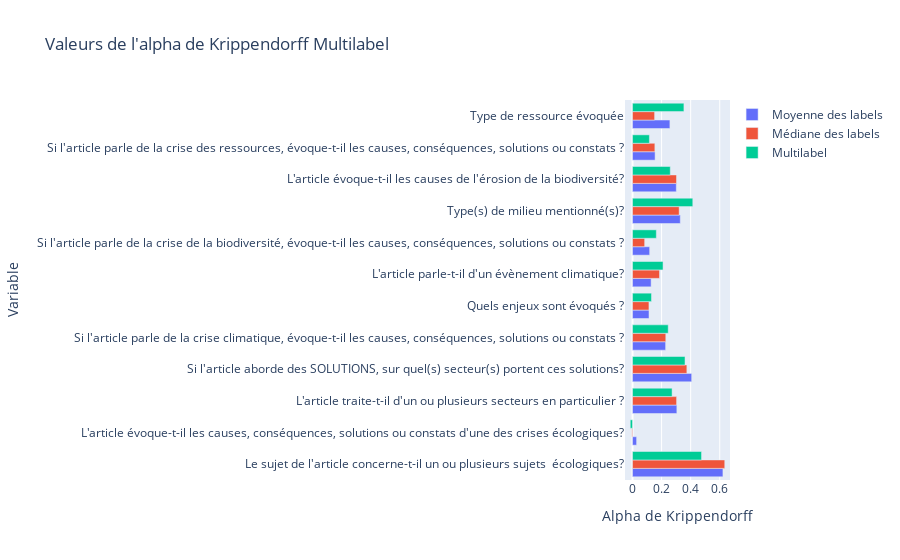

Write notebook code for a chart like this one.
### Code cell
# Valeur moyenne par type de variable
fig = go.Figure()

fig.add_trace(go.Bar(
    y=result_df["Variable"],
    x=result_df["Alpha de Krippendorff - Moyenne des labels"],
    name="Moyenne des labels",
    orientation='h',
    hovertemplate="Moyenne: %{x:.3f}"
))

fig.add_trace(go.Bar(
    y=result_df["Variable"],
    x=result_df["Alpha de Krippendorff - Médiane des labels"],
    name="Médiane des labels",
    orientation='h',
    hovertemplate="Médiane: %{x:.3f}"
))
fig.add_trace(go.Bar(
    y=result_df["Variable"],
    x=result_df["Alpha de Krippendorff - Multilabels"], 
    name="Multilabel",
    orientation='h',
    hovertemplate="Multilabel: %{x:.3f}"
))

fig.update_layout(
    title="Valeurs de l'alpha de Krippendorff Multilabel",
    xaxis_title="Alpha de Krippendorff",
    yaxis_title="Variable",
    barmode='group',
)

fig.show()

### Figure 1 — Plotly figure (JSON) as saved in the notebook; plotly's stock layout.template omitted (floating-point values rounded to 4 significant figures)
{"data": [{"hovertemplate": "Moyenne: %{x:.3f}", "name": "Moyenne des labels", "orientation": "h", "type": "bar", "x": [0.6219, 0.02813, 0.3049, 0.407, 0.2277, 0.1133, 0.1279, 0.1179, 0.3286, 0.3012, 0.1553, 0.2571], "y": ["Le sujet de l'article concerne-t-il un ou plusieurs sujets  écologiques?", "L'article évoque-t-il les causes, conséquences, solutions ou constats d'une des crises écologiques?", "L'article traite-t-il d'un ou plusieurs secteurs en particulier ?", "Si l'article aborde des SOLUTIONS, sur quel(s) secteur(s) portent ces solutions?", "Si l'article parle de la crise climatique, évoque-t-il les causes, conséquences, solutions ou constats ?", "Quels enjeux sont évoqués ?", "L'article parle-t-il d'un évènement climatique?", "Si l'article parle de la crise de la biodiversité, évoque-t-il les causes, conséquences, solutions ou constats ?", "Type(s) de milieu mentionné(s)?", "L'article évoque-t-il les causes de l'érosion de la biodiversité?", "Si l'article parle de la crise des ressources, évoque-t-il les causes, conséquences, solutions ou constats ?", "Type de ressource évoquée"]}, {"hovertemplate": "Médiane: %{x:.3f}", "name": "Médiane des labels", "orientation": "h", "type": "bar", "x": [0.6345, -0.004386, 0.3031, 0.3738, 0.2289, 0.1129, 0.1857, 0.08346, 0.3209, 0.3026, 0.1537, 0.1519], "y": ["Le sujet de l'article concerne-t-il un ou plusieurs sujets  écologiques?", "L'article évoque-t-il les causes, conséquences, solutions ou constats d'une des crises écologiques?", "L'article traite-t-il d'un ou plusieurs secteurs en particulier ?", "Si l'article aborde des SOLUTIONS, sur quel(s) secteur(s) portent ces solutions?", "Si l'article parle de la crise climatique, évoque-t-il les causes, conséquences, solutions ou constats ?", "Quels enjeux sont évoqués ?", "L'article parle-t-il d'un évènement climatique?", "Si l'article parle de la crise de la biodiversité, évoque-t-il les causes, conséquences, solutions ou constats ?", "Type(s) de milieu mentionné(s)?", "L'article évoque-t-il les causes de l'érosion de la biodiversité?", "Si l'article parle de la crise des ressources, évoque-t-il les causes, conséquences, solutions ou constats ?", "Type de ressource évoquée"]}, {"hovertemplate": "Multilabel: %{x:.3f}", "name": "Multilabel", "orientation": "h", "type": "bar", "x": [0.4748, -0.01561, 0.2722, 0.3612, 0.2456, 0.1305, 0.21, 0.1638, 0.4146, 0.2597, 0.1161, 0.3536], "y": ["Le sujet de l'article concerne-t-il un ou plusieurs sujets  écologiques?", "L'article évoque-t-il les causes, conséquences, solutions ou constats d'une des crises écologiques?", "L'article traite-t-il d'un ou plusieurs secteurs en particulier ?", "Si l'article aborde des SOLUTIONS, sur quel(s) secteur(s) portent ces solutions?", "Si l'article parle de la crise climatique, évoque-t-il les causes, conséquences, solutions ou constats ?", "Quels enjeux sont évoqués ?", "L'article parle-t-il d'un évènement climatique?", "Si l'article parle de la crise de la biodiversité, évoque-t-il les causes, conséquences, solutions ou constats ?", "Type(s) de milieu mentionné(s)?", "L'article évoque-t-il les causes de l'érosion de la biodiversité?", "Si l'article parle de la crise des ressources, évoque-t-il les causes, conséquences, solutions ou constats ?", "Type de ressource évoquée"]}], "layout": {"barmode": "group", "title": {"text": "Valeurs de l'alpha de Krippendorff Multilabel"}, "xaxis": {"title": {"text": "Alpha de Krippendorff"}}, "yaxis": {"title": {"text": "Variable"}}}}
